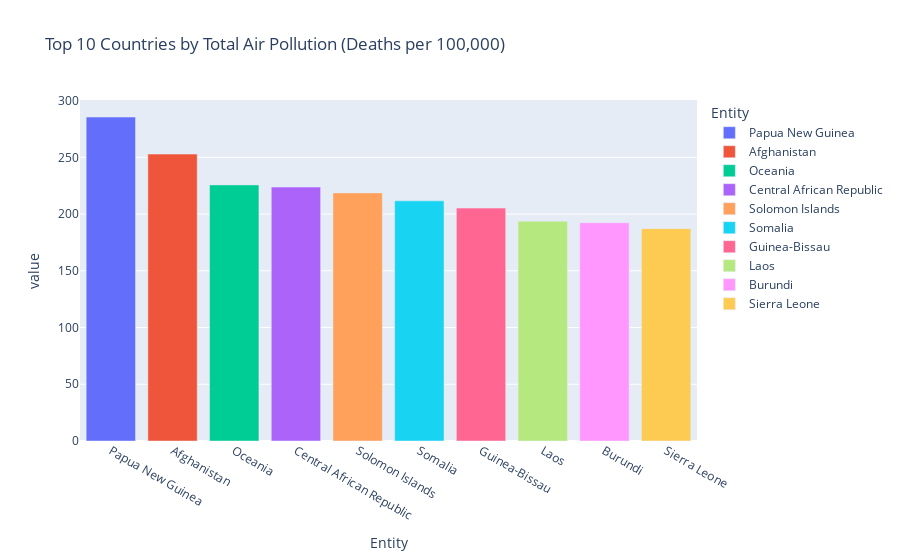
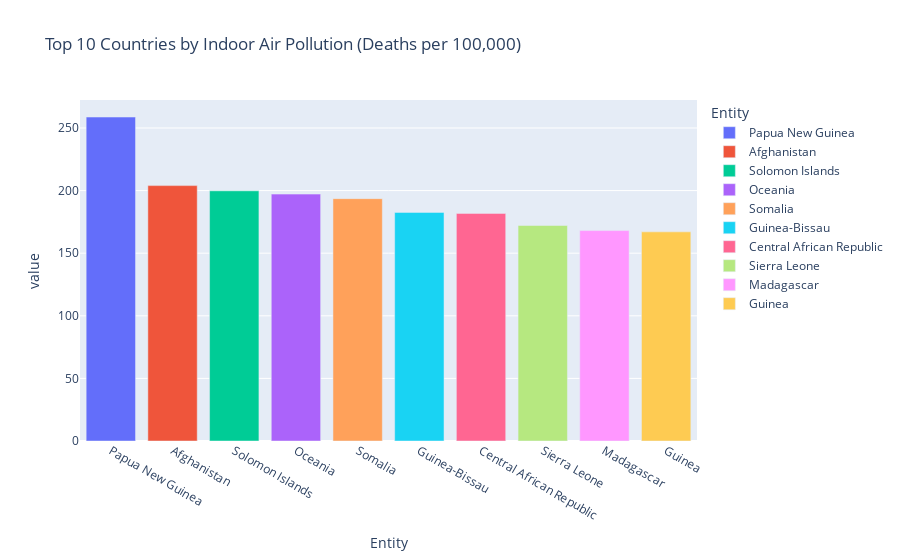
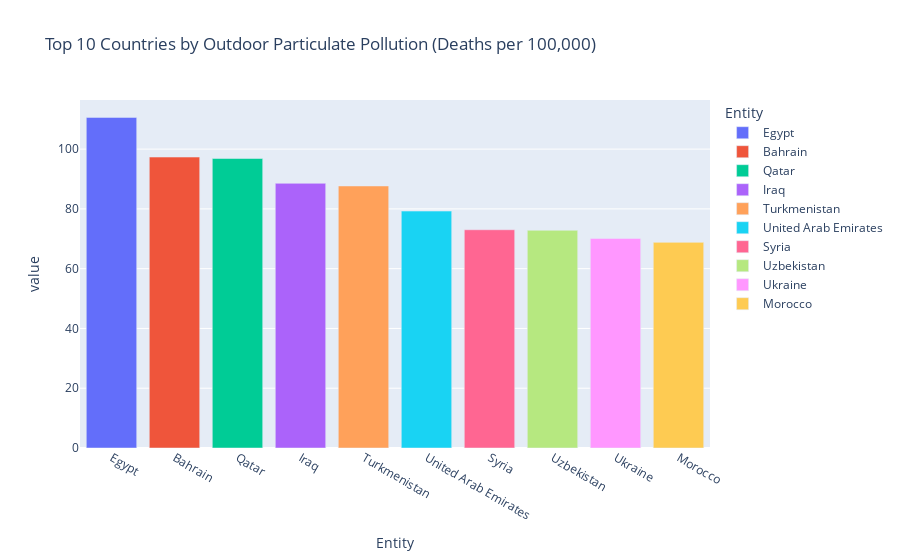
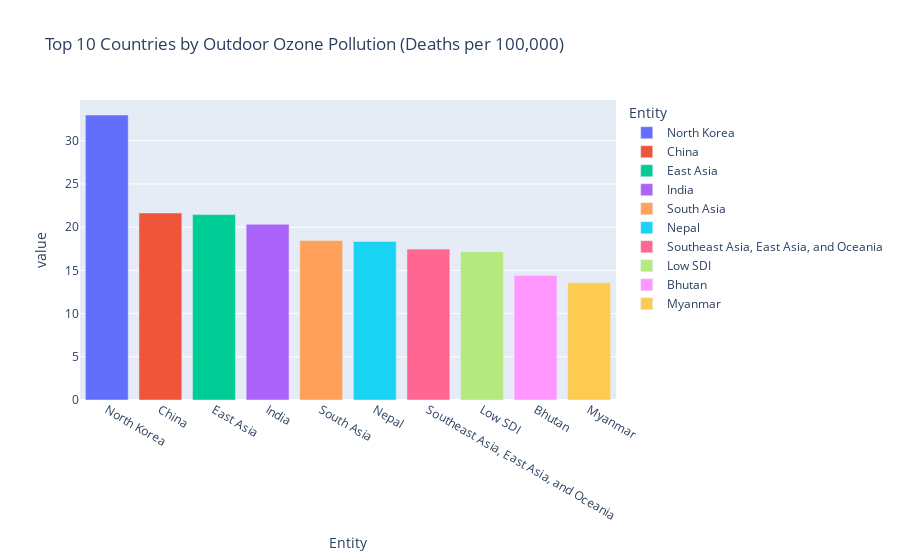

Notebook code cell kept with these figures, in order:
### Code cell
# Create separate figures for each pollution metric
fig_total_pollution = px.bar(top_10_total_pollution, color=top_10_total_pollution.index ,title='Top 10 Countries by Total Air Pollution (Deaths per 100,000)')
fig_indoor_pollution = px.bar(top_10_indoor_pollution, color=top_10_indoor_pollution.index ,title='Top 10 Countries by Indoor Air Pollution (Deaths per 100,000)')
fig_outdoor_particulate_pollution = px.bar(top_10_outdoor_particulate_pollution, color=top_10_outdoor_particulate_pollution.index ,title='Top 10 Countries by Outdoor Particulate Pollution (Deaths per 100,000)')
fig_outdoor_ozone_pollution = px.bar(top_10_outdoor_ozone_pollution, color=top_10_outdoor_ozone_pollution.index ,title='Top 10 Countries by Outdoor Ozone Pollution (Deaths per 100,000)')

# Show the figures
fig_total_pollution.show()
fig_indoor_pollution.show()
fig_outdoor_particulate_pollution.show()
fig_outdoor_ozone_pollution.show()

### Figure 1 — Plotly figure (JSON) as saved in the notebook; plotly's stock layout.template omitted (floating-point values rounded to 4 significant figures)
{"data": [{"alignmentgroup": "True", "hovertemplate": "Entity=%{x}<br>value=%{y}<extra></extra>", "legendgroup": "Papua New Guinea", "marker": {"color": "#636efa", "pattern": {"shape": ""}}, "name": "Papua New Guinea", "offsetgroup": "Papua New Guinea", "orientation": "v", "showlegend": true, "textposition": "auto", "type": "bar", "x": ["Papua New Guinea"], "xaxis": "x", "y": [285.5], "yaxis": "y"}, {"alignmentgroup": "True", "hovertemplate": "Entity=%{x}<br>value=%{y}<extra></extra>", "legendgroup": "Afghanistan", "marker": {"color": "#EF553B", "pattern": {"shape": ""}}, "name": "Afghanistan", "offsetgroup": "Afghanistan", "orientation": "v", "showlegend": true, "textposition": "auto", "type": "bar", "x": ["Afghanistan"], "xaxis": "x", "y": [252.8], "yaxis": "y"}, {"alignmentgroup": "True", "hovertemplate": "Entity=%{x}<br>value=%{y}<extra></extra>", "legendgroup": "Oceania", "marker": {"color": "#00cc96", "pattern": {"shape": ""}}, "name": "Oceania", "offsetgroup": "Oceania", "orientation": "v", "showlegend": true, "textposition": "auto", "type": "bar", "x": ["Oceania"], "xaxis": "x", "y": [225.7], "yaxis": "y"}, {"alignmentgroup": "True", "hovertemplate": "Entity=%{x}<br>value=%{y}<extra></extra>", "legendgroup": "Central African Republic", "marker": {"color": "#ab63fa", "pattern": {"shape": ""}}, "name": "Central African Republic", "offsetgroup": "Central African Republic", "orientation": "v", "showlegend": true, "textposition": "auto", "type": "bar", "x": ["Central African Republic"], "xaxis": "x", "y": [223.8], "yaxis": "y"}, {"alignmentgroup": "True", "hovertemplate": "Entity=%{x}<br>value=%{y}<extra></extra>", "legendgroup": "Solomon Islands", "marker": {"color": "#FFA15A", "pattern": {"shape": ""}}, "name": "Solomon Islands", "offsetgroup": "Solomon Islands", "orientation": "v", "showlegend": true, "textposition": "auto", "type": "bar", "x": ["Solomon Islands"], "xaxis": "x", "y": [218.7], "yaxis": "y"}, {"alignmentgroup": "True", "hovertemplate": "Entity=%{x}<br>value=%{y}<extra></extra>", "legendgroup": "Somalia", "marker": {"color": "#19d3f3", "pattern": {"shape": ""}}, "name": "Somalia", "offsetgroup": "Somalia", "orientation": "v", "showlegend": true, "textposition": "auto", "type": "bar", "x": ["Somalia"], "xaxis": "x", "y": [211.7], "yaxis": "y"}, {"alignmentgroup": "True", "hovertemplate": "Entity=%{x}<br>value=%{y}<extra></extra>", "legendgroup": "Guinea-Bissau", "marker": {"color": "#FF6692", "pattern": {"shape": ""}}, "name": "Guinea-Bissau", "offsetgroup": "Guinea-Bissau", "orientation": "v", "showlegend": true, "textposition": "auto", "type": "bar", "x": ["Guinea-Bissau"], "xaxis": "x", "y": [205.3], "yaxis": "y"}, {"alignmentgroup": "True", "hovertemplate": "Entity=%{x}<br>value=%{y}<extra></extra>", "legendgroup": "Laos", "marker": {"color": "#B6E880", "pattern": {"shape": ""}}, "name": "Laos", "offsetgroup": "Laos", "orientation": "v", "showlegend": true, "textposition": "auto", "type": "bar", "x": ["Laos"], "xaxis": "x", "y": [193.7], "yaxis": "y"}, {"alignmentgroup": "True", "hovertemplate": "Entity=%{x}<br>value=%{y}<extra></extra>", "legendgroup": "Burundi", "marker": {"color": "#FF97FF", "pattern": {"shape": ""}}, "name": "Burundi", "offsetgroup": "Burundi", "orientation": "v", "showlegend": true, "textposition": "auto", "type": "bar", "x": ["Burundi"], "xaxis": "x", "y": [192.4], "yaxis": "y"}, {"alignmentgroup": "True", "hovertemplate": "Entity=%{x}<br>value=%{y}<extra></extra>", "legendgroup": "Sierra Leone", "marker": {"color": "#FECB52", "pattern": {"shape": ""}}, "name": "Sierra Leone", "offsetgroup": "Sierra Leone", "orientation": "v", "showlegend": true, "textposition": "auto", "type": "bar", "x": ["Sierra Leone"], "xaxis": "x", "y": [187.1], "yaxis": "y"}], "layout": {"barmode": "relative", "legend": {"title": {"text": "Entity"}, "tracegroupgap": 0}, "title": {"text": "Top 10 Countries by Total Air Pollution (Deaths per 100,000)"}, "xaxis": {"anchor": "y", "categoryarray": ["Papua New Guinea", "Afghanistan", "Oceania", "Central African Republic", "Solomon Islands", "Somalia", "Guinea-Bissau", "Laos", "Burundi", "Sierra Leone"], "categoryorder": "array", "domain": [0, 1], "title": {"text": "Entity"}}, "yaxis": {"anchor": "x", "domain": [0, 1], "title": {"text": "value"}}}}

### Figure 2 — Plotly figure (JSON) as saved in the notebook; plotly's stock layout.template omitted (floating-point values rounded to 4 significant figures)
{"data": [{"alignmentgroup": "True", "hovertemplate": "Entity=%{x}<br>value=%{y}<extra></extra>", "legendgroup": "Papua New Guinea", "marker": {"color": "#636efa", "pattern": {"shape": ""}}, "name": "Papua New Guinea", "offsetgroup": "Papua New Guinea", "orientation": "v", "showlegend": true, "textposition": "auto", "type": "bar", "x": ["Papua New Guinea"], "xaxis": "x", "y": [258.7], "yaxis": "y"}, {"alignmentgroup": "True", "hovertemplate": "Entity=%{x}<br>value=%{y}<extra></extra>", "legendgroup": "Afghanistan", "marker": {"color": "#EF553B", "pattern": {"shape": ""}}, "name": "Afghanistan", "offsetgroup": "Afghanistan", "orientation": "v", "showlegend": true, "textposition": "auto", "type": "bar", "x": ["Afghanistan"], "xaxis": "x", "y": [204.0], "yaxis": "y"}, {"alignmentgroup": "True", "hovertemplate": "Entity=%{x}<br>value=%{y}<extra></extra>", "legendgroup": "Solomon Islands", "marker": {"color": "#00cc96", "pattern": {"shape": ""}}, "name": "Solomon Islands", "offsetgroup": "Solomon Islands", "orientation": "v", "showlegend": true, "textposition": "auto", "type": "bar", "x": ["Solomon Islands"], "xaxis": "x", "y": [199.8], "yaxis": "y"}, {"alignmentgroup": "True", "hovertemplate": "Entity=%{x}<br>value=%{y}<extra></extra>", "legendgroup": "Oceania", "marker": {"color": "#ab63fa", "pattern": {"shape": ""}}, "name": "Oceania", "offsetgroup": "Oceania", "orientation": "v", "showlegend": true, "textposition": "auto", "type": "bar", "x": ["Oceania"], "xaxis": "x", "y": [197.2], "yaxis": "y"}, {"alignmentgroup": "True", "hovertemplate": "Entity=%{x}<br>value=%{y}<extra></extra>", "legendgroup": "Somalia", "marker": {"color": "#FFA15A", "pattern": {"shape": ""}}, "name": "Somalia", "offsetgroup": "Somalia", "orientation": "v", "showlegend": true, "textposition": "auto", "type": "bar", "x": ["Somalia"], "xaxis": "x", "y": [193.6], "yaxis": "y"}, {"alignmentgroup": "True", "hovertemplate": "Entity=%{x}<br>value=%{y}<extra></extra>", "legendgroup": "Guinea-Bissau", "marker": {"color": "#19d3f3", "pattern": {"shape": ""}}, "name": "Guinea-Bissau", "offsetgroup": "Guinea-Bissau", "orientation": "v", "showlegend": true, "textposition": "auto", "type": "bar", "x": ["Guinea-Bissau"], "xaxis": "x", "y": [182.6], "yaxis": "y"}, {"alignmentgroup": "True", "hovertemplate": "Entity=%{x}<br>value=%{y}<extra></extra>", "legendgroup": "Central African Republic", "marker": {"color": "#FF6692", "pattern": {"shape": ""}}, "name": "Central African Republic", "offsetgroup": "Central African Republic", "orientation": "v", "showlegend": true, "textposition": "auto", "type": "bar", "x": ["Central African Republic"], "xaxis": "x", "y": [181.8], "yaxis": "y"}, {"alignmentgroup": "True", "hovertemplate": "Entity=%{x}<br>value=%{y}<extra></extra>", "legendgroup": "Sierra Leone", "marker": {"color": "#B6E880", "pattern": {"shape": ""}}, "name": "Sierra Leone", "offsetgroup": "Sierra Leone", "orientation": "v", "showlegend": true, "textposition": "auto", "type": "bar", "x": ["Sierra Leone"], "xaxis": "x", "y": [172.1], "yaxis": "y"}, {"alignmentgroup": "True", "hovertemplate": "Entity=%{x}<br>value=%{y}<extra></extra>", "legendgroup": "Madagascar", "marker": {"color": "#FF97FF", "pattern": {"shape": ""}}, "name": "Madagascar", "offsetgroup": "Madagascar", "orientation": "v", "showlegend": true, "textposition": "auto", "type": "bar", "x": ["Madagascar"], "xaxis": "x", "y": [168.0], "yaxis": "y"}, {"alignmentgroup": "True", "hovertemplate": "Entity=%{x}<br>value=%{y}<extra></extra>", "legendgroup": "Guinea", "marker": {"color": "#FECB52", "pattern": {"shape": ""}}, "name": "Guinea", "offsetgroup": "Guinea", "orientation": "v", "showlegend": true, "textposition": "auto", "type": "bar", "x": ["Guinea"], "xaxis": "x", "y": [167.0], "yaxis": "y"}], "layout": {"barmode": "relative", "legend": {"title": {"text": "Entity"}, "tracegroupgap": 0}, "title": {"text": "Top 10 Countries by Indoor Air Pollution (Deaths per 100,000)"}, "xaxis": {"anchor": "y", "categoryarray": ["Papua New Guinea", "Afghanistan", "Solomon Islands", "Oceania", "Somalia", "Guinea-Bissau", "Central African Republic", "Sierra Leone", "Madagascar", "Guinea"], "categoryorder": "array", "domain": [0, 1], "title": {"text": "Entity"}}, "yaxis": {"anchor": "x", "domain": [0, 1], "title": {"text": "value"}}}}

### Figure 3 — Plotly figure (JSON) as saved in the notebook; plotly's stock layout.template omitted (floating-point values rounded to 4 significant figures)
{"data": [{"alignmentgroup": "True", "hovertemplate": "Entity=%{x}<br>value=%{y}<extra></extra>", "legendgroup": "Egypt", "marker": {"color": "#636efa", "pattern": {"shape": ""}}, "name": "Egypt", "offsetgroup": "Egypt", "orientation": "v", "showlegend": true, "textposition": "auto", "type": "bar", "x": ["Egypt"], "xaxis": "x", "y": [110.6], "yaxis": "y"}, {"alignmentgroup": "True", "hovertemplate": "Entity=%{x}<br>value=%{y}<extra></extra>", "legendgroup": "Bahrain", "marker": {"color": "#EF553B", "pattern": {"shape": ""}}, "name": "Bahrain", "offsetgroup": "Bahrain", "orientation": "v", "showlegend": true, "textposition": "auto", "type": "bar", "x": ["Bahrain"], "xaxis": "x", "y": [97.33], "yaxis": "y"}, {"alignmentgroup": "True", "hovertemplate": "Entity=%{x}<br>value=%{y}<extra></extra>", "legendgroup": "Qatar", "marker": {"color": "#00cc96", "pattern": {"shape": ""}}, "name": "Qatar", "offsetgroup": "Qatar", "orientation": "v", "showlegend": true, "textposition": "auto", "type": "bar", "x": ["Qatar"], "xaxis": "x", "y": [96.86], "yaxis": "y"}, {"alignmentgroup": "True", "hovertemplate": "Entity=%{x}<br>value=%{y}<extra></extra>", "legendgroup": "Iraq", "marker": {"color": "#ab63fa", "pattern": {"shape": ""}}, "name": "Iraq", "offsetgroup": "Iraq", "orientation": "v", "showlegend": true, "textposition": "auto", "type": "bar", "x": ["Iraq"], "xaxis": "x", "y": [88.56], "yaxis": "y"}, {"alignmentgroup": "True", "hovertemplate": "Entity=%{x}<br>value=%{y}<extra></extra>", "legendgroup": "Turkmenistan", "marker": {"color": "#FFA15A", "pattern": {"shape": ""}}, "name": "Turkmenistan", "offsetgroup": "Turkmenistan", "orientation": "v", "showlegend": true, "textposition": "auto", "type": "bar", "x": ["Turkmenistan"], "xaxis": "x", "y": [87.67], "yaxis": "y"}, {"alignmentgroup": "True", "hovertemplate": "Entity=%{x}<br>value=%{y}<extra></extra>", "legendgroup": "United Arab Emirates", "marker": {"color": "#19d3f3", "pattern": {"shape": ""}}, "name": "United Arab Emirates", "offsetgroup": "United Arab Emirates", "orientation": "v", "showlegend": true, "textposition": "auto", "type": "bar", "x": ["United Arab Emirates"], "xaxis": "x", "y": [79.26], "yaxis": "y"}, {"alignmentgroup": "True", "hovertemplate": "Entity=%{x}<br>value=%{y}<extra></extra>", "legendgroup": "Syria", "marker": {"color": "#FF6692", "pattern": {"shape": ""}}, "name": "Syria", "offsetgroup": "Syria", "orientation": "v", "showlegend": true, "textposition": "auto", "type": "bar", "x": ["Syria"], "xaxis": "x", "y": [73.02], "yaxis": "y"}, {"alignmentgroup": "True", "hovertemplate": "Entity=%{x}<br>value=%{y}<extra></extra>", "legendgroup": "Uzbekistan", "marker": {"color": "#B6E880", "pattern": {"shape": ""}}, "name": "Uzbekistan", "offsetgroup": "Uzbekistan", "orientation": "v", "showlegend": true, "textposition": "auto", "type": "bar", "x": ["Uzbekistan"], "xaxis": "x", "y": [72.84], "yaxis": "y"}, {"alignmentgroup": "True", "hovertemplate": "Entity=%{x}<br>value=%{y}<extra></extra>", "legendgroup": "Ukraine", "marker": {"color": "#FF97FF", "pattern": {"shape": ""}}, "name": "Ukraine", "offsetgroup": "Ukraine", "orientation": "v", "showlegend": true, "textposition": "auto", "type": "bar", "x": ["Ukraine"], "xaxis": "x", "y": [70.13], "yaxis": "y"}, {"alignmentgroup": "True", "hovertemplate": "Entity=%{x}<br>value=%{y}<extra></extra>", "legendgroup": "Morocco", "marker": {"color": "#FECB52", "pattern": {"shape": ""}}, "name": "Morocco", "offsetgroup": "Morocco", "orientation": "v", "showlegend": true, "textposition": "auto", "type": "bar", "x": ["Morocco"], "xaxis": "x", "y": [68.8], "yaxis": "y"}], "layout": {"barmode": "relative", "legend": {"title": {"text": "Entity"}, "tracegroupgap": 0}, "title": {"text": "Top 10 Countries by Outdoor Particulate Pollution (Deaths per 100,000)"}, "xaxis": {"anchor": "y", "categoryarray": ["Egypt", "Bahrain", "Qatar", "Iraq", "Turkmenistan", "United Arab Emirates", "Syria", "Uzbekistan", "Ukraine", "Morocco"], "categoryorder": "array", "domain": [0, 1], "title": {"text": "Entity"}}, "yaxis": {"anchor": "x", "domain": [0, 1], "title": {"text": "value"}}}}

### Figure 4 — Plotly figure (JSON) as saved in the notebook; plotly's stock layout.template omitted (floating-point values rounded to 4 significant figures)
{"data": [{"alignmentgroup": "True", "hovertemplate": "Entity=%{x}<br>value=%{y}<extra></extra>", "legendgroup": "North Korea", "marker": {"color": "#636efa", "pattern": {"shape": ""}}, "name": "North Korea", "offsetgroup": "North Korea", "orientation": "v", "showlegend": true, "textposition": "auto", "type": "bar", "x": ["North Korea"], "xaxis": "x", "y": [32.98], "yaxis": "y"}, {"alignmentgroup": "True", "hovertemplate": "Entity=%{x}<br>value=%{y}<extra></extra>", "legendgroup": "China", "marker": {"color": "#EF553B", "pattern": {"shape": ""}}, "name": "China", "offsetgroup": "China", "orientation": "v", "showlegend": true, "textposition": "auto", "type": "bar", "x": ["China"], "xaxis": "x", "y": [21.64], "yaxis": "y"}, {"alignmentgroup": "True", "hovertemplate": "Entity=%{x}<br>value=%{y}<extra></extra>", "legendgroup": "East Asia", "marker": {"color": "#00cc96", "pattern": {"shape": ""}}, "name": "East Asia", "offsetgroup": "East Asia", "orientation": "v", "showlegend": true, "textposition": "auto", "type": "bar", "x": ["East Asia"], "xaxis": "x", "y": [21.45], "yaxis": "y"}, {"alignmentgroup": "True", "hovertemplate": "Entity=%{x}<br>value=%{y}<extra></extra>", "legendgroup": "India", "marker": {"color": "#ab63fa", "pattern": {"shape": ""}}, "name": "India", "offsetgroup": "India", "orientation": "v", "showlegend": true, "textposition": "auto", "type": "bar", "x": ["India"], "xaxis": "x", "y": [20.33], "yaxis": "y"}, {"alignmentgroup": "True", "hovertemplate": "Entity=%{x}<br>value=%{y}<extra></extra>", "legendgroup": "South Asia", "marker": {"color": "#FFA15A", "pattern": {"shape": ""}}, "name": "South Asia", "offsetgroup": "South Asia", "orientation": "v", "showlegend": true, "textposition": "auto", "type": "bar", "x": ["South Asia"], "xaxis": "x", "y": [18.46], "yaxis": "y"}, {"alignmentgroup": "True", "hovertemplate": "Entity=%{x}<br>value=%{y}<extra></extra>", "legendgroup": "Nepal", "marker": {"color": "#19d3f3", "pattern": {"shape": ""}}, "name": "Nepal", "offsetgroup": "Nepal", "orientation": "v", "showlegend": true, "textposition": "auto", "type": "bar", "x": ["Nepal"], "xaxis": "x", "y": [18.35], "yaxis": "y"}, {"alignmentgroup": "True", "hovertemplate": "Entity=%{x}<br>value=%{y}<extra></extra>", "legendgroup": "Southeast Asia, East Asia, and Oceania", "marker": {"color": "#FF6692", "pattern": {"shape": ""}}, "name": "Southeast Asia, East Asia, and Oceania", "offsetgroup": "Southeast Asia, East Asia, and Oceania", "orientation": "v", "showlegend": true, "textposition": "auto", "type": "bar", "x": ["Southeast Asia, East Asia, and Oceania"], "xaxis": "x", "y": [17.46], "yaxis": "y"}, {"alignmentgroup": "True", "hovertemplate": "Entity=%{x}<br>value=%{y}<extra></extra>", "legendgroup": "Low SDI", "marker": {"color": "#B6E880", "pattern": {"shape": ""}}, "name": "Low SDI", "offsetgroup": "Low SDI", "orientation": "v", "showlegend": true, "textposition": "auto", "type": "bar", "x": ["Low SDI"], "xaxis": "x", "y": [17.16], "yaxis": "y"}, {"alignmentgroup": "True", "hovertemplate": "Entity=%{x}<br>value=%{y}<extra></extra>", "legendgroup": "Bhutan", "marker": {"color": "#FF97FF", "pattern": {"shape": ""}}, "name": "Bhutan", "offsetgroup": "Bhutan", "orientation": "v", "showlegend": true, "textposition": "auto", "type": "bar", "x": ["Bhutan"], "xaxis": "x", "y": [14.41], "yaxis": "y"}, {"alignmentgroup": "True", "hovertemplate": "Entity=%{x}<br>value=%{y}<extra></extra>", "legendgroup": "Myanmar", "marker": {"color": "#FECB52", "pattern": {"shape": ""}}, "name": "Myanmar", "offsetgroup": "Myanmar", "orientation": "v", "showlegend": true, "textposition": "auto", "type": "bar", "x": ["Myanmar"], "xaxis": "x", "y": [13.57], "yaxis": "y"}], "layout": {"barmode": "relative", "legend": {"title": {"text": "Entity"}, "tracegroupgap": 0}, "title": {"text": "Top 10 Countries by Outdoor Ozone Pollution (Deaths per 100,000)"}, "xaxis": {"anchor": "y", "categoryarray": ["North Korea", "China", "East Asia", "India", "South Asia", "Nepal", "Southeast Asia, East Asia, and Oceania", "Low SDI", "Bhutan", "Myanmar"], "categoryorder": "array", "domain": [0, 1], "title": {"text": "Entity"}}, "yaxis": {"anchor": "x", "domain": [0, 1], "title": {"text": "value"}}}}
